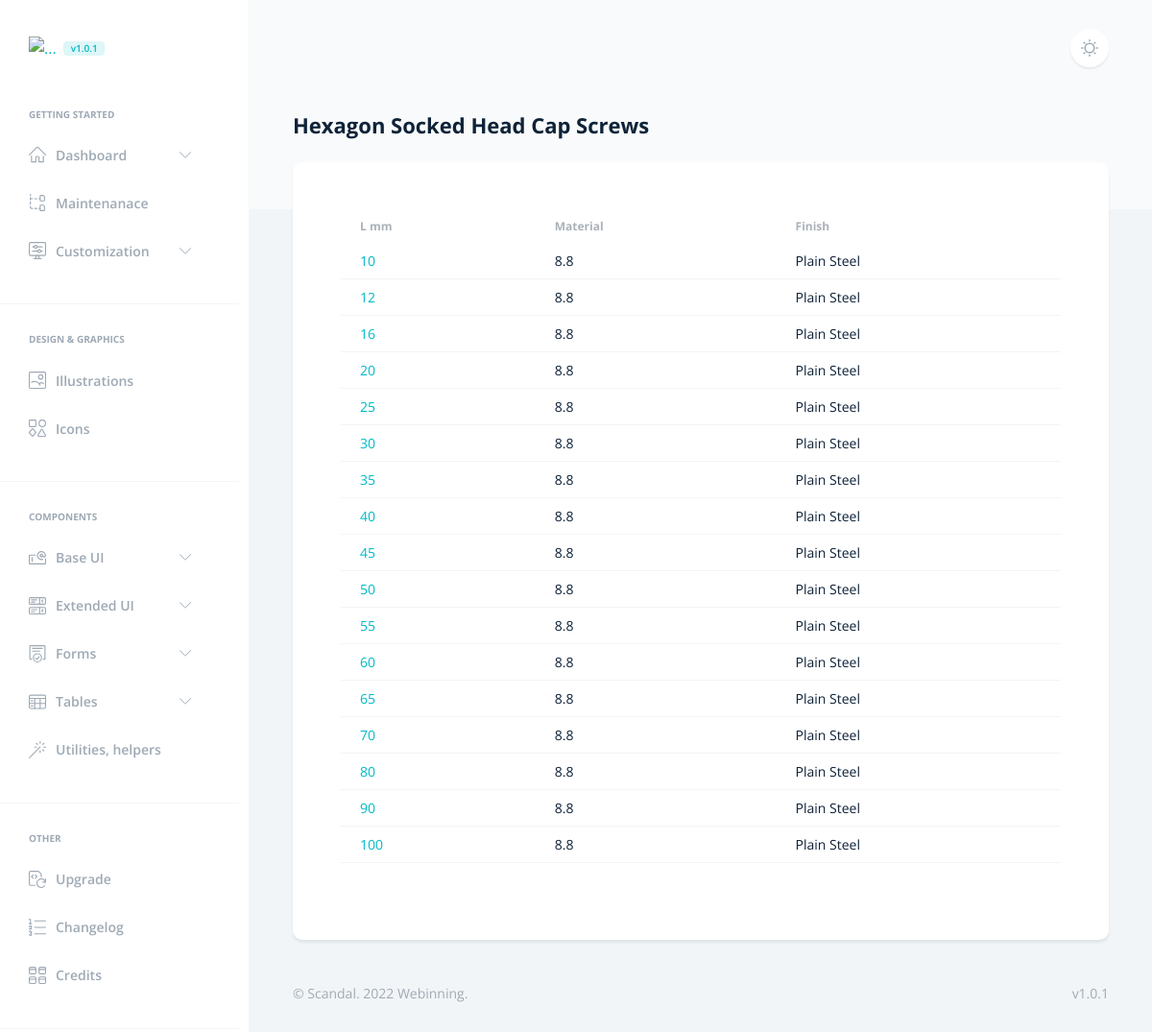
Screenshot of /fasteners/din912/ with the database file from the repository.
### fasteners/models.py (models this page shows, shortened)
class DIN912(models.Model):
    thread_length = models.IntegerField()
    material = models.DecimalField(max_digits=2, decimal_places=1, default="8.8")
    finish = models.CharField(max_length=24, default="Plain Steel")
    class Meta:
        verbose_name = "Hexagon Socked Head Cap Screws DIN 912"
        verbose_name_plural = "DIN  912"
        ordering = ['thread_length']

### fasteners/views.py (the view)
# urls.py: path('din912/', views.din912, name='din912'),
def din912(request):
    din912_list = DIN912.objects.order_by('thread_length')
    context = {
        'din912_list': din912_list,
    }
    return render(request, 'fasteners/screws/din912.html', context)

### templates/fasteners/screws/din912.html (shortened to what this page needs)
{% extends 'base.html' %}
{% load static %}
{% block navar %}
<li class="nav-item">
    <span class="h6 text-secondary ps-4 ps-lg-6 mb-3 d-block text-uppercase">Getting started</span>
</li>
<li class="nav-item dropdown">
    <a class="nav-link" href="#customization" data-bs-toggle="collapse" role="button" aria-expanded="false"
        aria-controls="customization">
        <span>Dashboard</span>
    </a>
</li>
<li class="nav-item">
    <a href="../docs/structure.html" class="nav-link">
        <span>Maintenanace</span>
    </a>
</li>
<li class="nav-item dropdown">
    <a class="nav-link" href="#customization" data-bs-toggle="collapse" role="button" aria-expanded="false"
        aria-controls="customization">
        <span>Customization</span>
    </a>
</li>
<li class="nav-item w-100">
    <hr>
</li>
<li class="nav-item">
    <span class="h6 text-secondary ps-4 ps-lg-6 mb-3 d-block text-uppercase">Design & Graphics</span>
</li>
<li class="nav-item">
    <a href="../docs/illustrations.html" class="nav-link">
        <span>Illustrations</span>
    </a>
</li>
<li class="nav-item">
    <a href="../docs/icons.html" class="nav-link">
        <span>Icons</span>
    </a>
</li>
<li class="nav-item w-100">
    <hr>
</li>
<li class="nav-item">
    <span class="h6 text-secondary ps-4 ps-lg-6 mb-3 d-block text-uppercase">Components</span>
</li>
<li class="nav-item dropdown">
    <a class="nav-link" href="#baseUI" data-bs-toggle="collapse" role="button" aria-expanded="false"
        aria-controls="baseUI">
        <span>Base UI</span>
    </a>
</li>
<li class="nav-item dropdown">
    <a class="nav-link" href="#extendedUI" data-bs-toggle="collapse" role="button" aria-expanded="false"
        aria-controls="extendedUI">
        <span>Extended UI</span>
    </a>
</li>
<li class="nav-item dropdown">
    <a class="nav-link" href="#forms" data-bs-toggle="collapse" role="button" aria-expanded="false"
        aria-controls="forms">
        <span>Forms</span>
    </a>
</li>
<li class="nav-item dropdown">
    <a class="nav-link" href="#tables" data-bs-toggle="collapse" role="button" aria-expanded="false"
        aria-controls="tables">
        <span>Tables</span>
    </a>
</li>
<li class="nav-item">
    <a href="../docs/utilities-helpers.html" class="nav-link">
        <span>Utilities, helpers</span>
    </a>
</li>
<li class="nav-item w-100">
    <hr>
</li>
<li class="nav-item">
    <span class="h6 text-secondary ps-4 ps-lg-6 mb-3 d-block text-uppercase">Other</span>
</li>
<li class="nav-item">
    <a href="../docs/upgrade.html" class="nav-link">
        <span>Upgrade</span>
    </a>
</li>
<li class="nav-item">
    <a href="../docs/changelog.html" class="nav-link">
        <span>Changelog</span>
    </a>
</li>
<li class="nav-item">
    <a href="{% url 'maint:credit' %}" class="nav-link">
        <span>Credits</span>
    </a>
</li>
<li class="nav-item w-100">
    <hr>
</li>
{% endblock %}
{% block body%}
<h1 class="h2">Hexagon Socked Head Cap Screws</h1>
<div class="row">
    <div class="col">
        <div class="card border-0 p-md-6">
            <div class="card-body">
                <div class="row">
                    <div class="col">
{% if din912_list %}
<div class="table-responsive">
    <table class="table table-hover table-sm">
        <thead>
            <tr>
                <th>L mm</th>
                <th>Material</th>
                <th>Finish</th>
            </tr>
        </thead>
        {% for din912 in din912_list %}
        <tbody>
            <tr>
                <td><a href="{% url 'fasteners:din912_detail' din912.id %}">{{ din912.thread_length }}</a></td>
                <td>{{ din912.material }}</td>
                <td>{{ din912.finish}}</td>
            </tr>
        </tbody>
    {% endfor %}
    </table>
</div>
{% else %}
    <p>No Hexagon Socked Head Cap Screws in database.</p>
{% endif %}
                    </div>
                </div>
            </div>
        </div>
    </div>
</div>
{% endblock %}

### rows the page displays
DIN912: thread_length "10", material "8.8", finish "Plain Steel"
DIN912: thread_length "12", material "8.8", finish "Plain Steel"
DIN912: thread_length "16", material "8.8", finish "Plain Steel"
DIN912: thread_length "20", material "8.8", finish "Plain Steel"
DIN912: thread_length "25", material "8.8", finish "Plain Steel"
DIN912: thread_length "30", material "8.8", finish "Plain Steel"
DIN912: thread_length "35", material "8.8", finish "Plain Steel"
DIN912: thread_length "40", material "8.8", finish "Plain Steel"
DIN912: thread_length "45", material "8.8", finish "Plain Steel"
DIN912: thread_length "50", material "8.8", finish "Plain Steel"
DIN912: thread_length "55", material "8.8", finish "Plain Steel"
DIN912: thread_length "60", material "8.8", finish "Plain Steel"
DIN912: thread_length "65", material "8.8", finish "Plain Steel"
DIN912: thread_length "70", material "8.8", finish "Plain Steel"
DIN912: thread_length "80", material "8.8", finish "Plain Steel"
DIN912: thread_length "90", material "8.8", finish "Plain Steel"
DIN912: thread_length "100", material "8.8", finish "Plain Steel"
